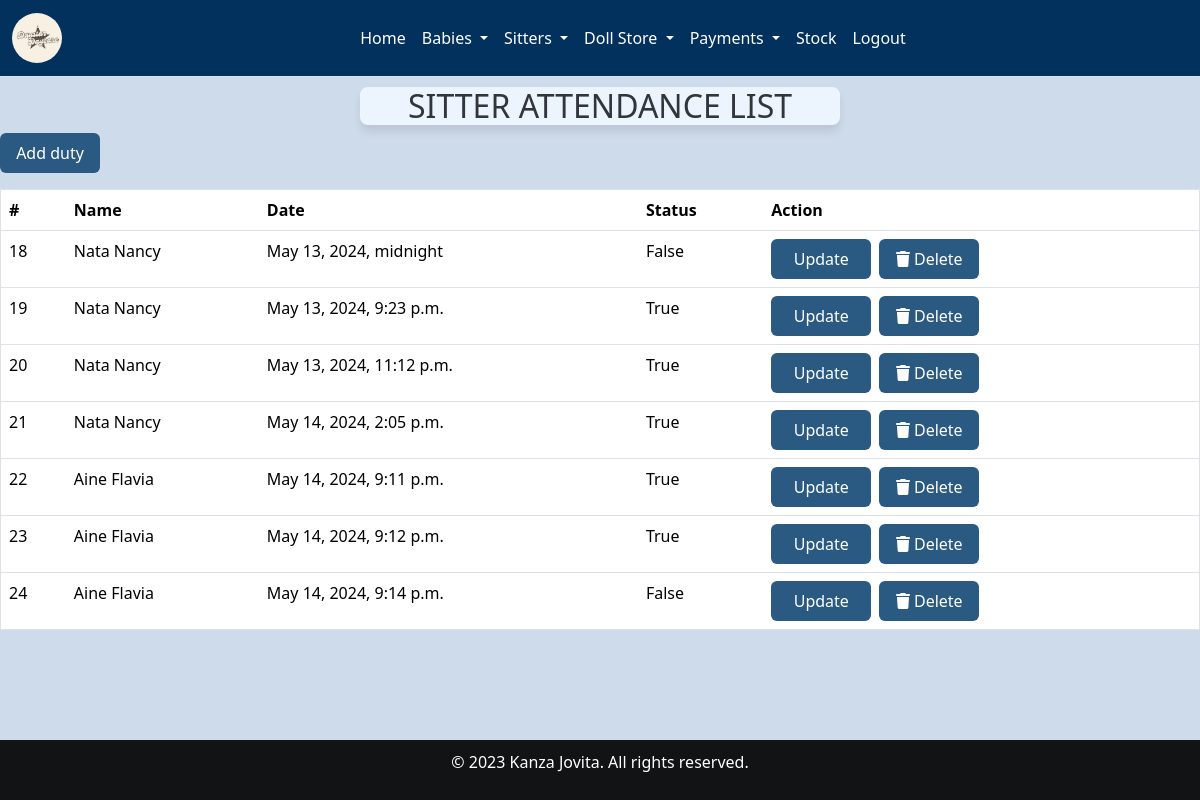
/onduty/ (signed in), run on the app's committed database.
### home/models.py (models this page shows, shortened)
class Sitter_arrival(models.Model):
    sitter_name=models.ForeignKey(Sitterreg, on_delete=models.CASCADE)
    date_of_arrival=models.DateTimeField()
    Attendancestatus = models.BooleanField(default=False)
    babies = models.ManyToManyField(Babyreg)
    created_at = models.DateTimeField(auto_now_add=True,null=True)

class Sitterreg(models.Model):
    Sitter_name = models.CharField(max_length=30, null=False,blank=False)
    Sitter_number = models.CharField(max_length=30, null=False, blank=False)
    Date_of_birth = models.DateField(null=True, blank=True)
    Contact = models.CharField(max_length=30,null=False,blank=False)
    date = models.DateTimeField()
    Location_choices = [('Kabalagala', 'Kabalagala'),]
    Location = models.CharField(choices=Location_choices, max_length=100)
    Gender =  models.CharField(choices=[('male', 'Male'),('female', 'Female')], max_length=100)
    Level_of_education = models.CharField(choices=[('Degree','Degree'),('Diploma','Diploma'),('Certificate','Certificate')],max_length=200,default=0)
    Next_of_kin = models.CharField(max_length=30, null=False,blank=False)
    NIN = models.CharField(max_length=30, null=False,blank=False)
    Recommenders_name = models.CharField(max_length=30, null=False,blank=False)
    Religion = models.CharField(choices=[('Anglican', 'Anglican'),('Catholic', 'Catholic'),('Pentecostal','Pentecostal'),('Muslim','Muslim'),('Other','Other')], max_length=100)
    created_at = models.DateTimeField(auto_now_add=True,null=True)
    def __str__(self):
        return str(self.Sitter_name)

### home/views.py (the view)
# urls.py: path('onduty/', views.onduty, name='onduty'),
@login_required
def onduty(request):
    onduty = Sitter_arrival.objects.all()
    return render(request, 'onduty.html', {'onduty': onduty})

### home/templates/onduty.html (shortened to what this page needs)
{% extends 'base.html' %}
{% load static %}
{% block content %}
<div class="card-header">
    <h2>SITTER ATTENDANCE LIST</h2>
</div>
<a href="/addonduty" class="btn btn-primary mb-3">Add duty </a>
<div class="table-responsive">
    <table class="table table-bordered table-hover">
        <thead class="table-white">
            <tr>
                <th scope="col">#</th>
                <th scope="col">Name</th>
                <th scope="col">Date</th>
                <th scope="col">Status</th>
                <th scope=>Action</th>
            </tr>
        </thead>
        <tbody>
            {% for sitter in onduty  %}
            <tr>
                <td>{{ sitter.id }}</td>
                <td>{{ sitter.sitter_name}}</td>
                <td>{{ sitter.date_of_arrival }}</td>
                <td>{{ sitter.Attendancestatus}}</td>
                <td class="btn-container">
                    <a href="{% url 'editonduty' id=sitter.id %}"  class="btn btn-primary ">Update</a>
                    <form action="{% url 'delete_onduty' id=sitter.id %}" method="POST" onsubmit="return confirm('Delete')">
                        <button class="btn" type="submit"><i class="fas fa-trash"></i>Delete</button>
                    </form>
                </td>
            </tr>
            {% endfor %}
        </tbody>
    </table>
</div>
{% endblock %}

### home/static/css/main.css (style rules this page uses)
.card-header { border: 1px #333; opacity:90%; width: 87%; text-align: center; box-shadow: 0 7px 10px rgba(0, 0, 0, 0.1); border-radius: 8px; width:30%; margin: 0 auto; margin-top: 10px; background-color: aliceblue; text-align: center; }
.table th, .table td { padding: 8px; text-align: left; border: none; outline: none; }
.table th { color: black; }
.table th, .table td { white-space: nowrap; }
.table-responsive { justify-content: center; }
.table { text-align: center; }

### home/templates/onduty.html (style rules this page uses)
body { background-color: rgba(158, 184, 217, 0.5); }
.btn-container { display: flex; align-items: center; }
.btn { background-color: #2a5982; color: #fff; border: none; padding: 0.5rem 1rem; margin-right: 0.5rem; cursor: pointer; width: 100px; }
.btn i { margin-right: 0.25rem; }
.card-header { border: 1px #333; opacity:90%; text-align: center; box-shadow: 0 7px 10px rgba(0, 0, 0, 0.1); border-radius: 8px; width:40%; margin: 0 auto; margin-top: 10px; background-color: aliceblue; }
.table { width: 100%; border-collapse: collapse; border: 1px solid #dee2e6; }
th, td { border: 1px solid #dee2e6; padding: 0.75rem; text-align: left; }
th { background-color: #f0f0f0; }

### data on the page
Sitter_arrival: id "18", sitter_name "Nata Nancy", date_of_arrival "May 13, 2024, midnight", Attendancestatus "False"
Sitter_arrival: id "19", sitter_name "Nata Nancy", date_of_arrival "May 13, 2024, 9:23 p.m.", Attendancestatus "True"
Sitter_arrival: id "20", sitter_name "Nata Nancy", date_of_arrival "May 13, 2024, 11:12 p.m.", Attendancestatus "True"
Sitter_arrival: id "21", sitter_name "Nata Nancy", date_of_arrival "May 14, 2024, 2:05 p.m.", Attendancestatus "True"
Sitter_arrival: id "22", sitter_name "Aine Flavia", date_of_arrival "May 14, 2024, 9:11 p.m.", Attendancestatus "True"
Sitter_arrival: id "23", sitter_name "Aine Flavia", date_of_arrival "May 14, 2024, 9:12 p.m.", Attendancestatus "True"
Sitter_arrival: id "24", sitter_name "Aine Flavia", date_of_arrival "May 14, 2024, 9:14 p.m.", Attendancestatus "False"
